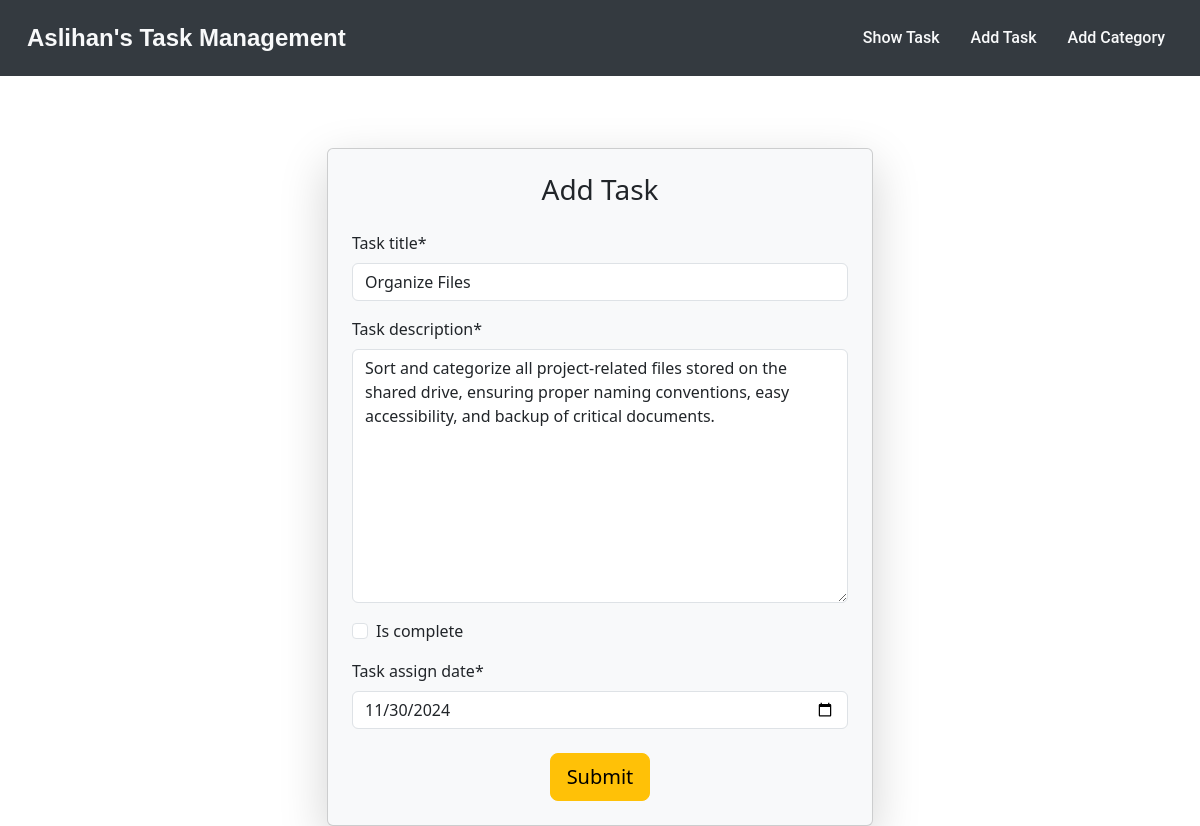
The page /task/edit/12 on the database its author committed.
### task_app/models.py (models this page shows, shortened)
class Task(models.Model):
    task_title = models.CharField(max_length=20)
    task_description = models.TextField()
    is_complete = models.BooleanField(default=False)
    task_assign_date = models.DateField()

### task_app/views.py (the view)
# urls.py: path('edit/<int:id>', views.edit_task, name = 'edit_task'),
def edit_task(request, id):
    task = models.Task.objects.get(pk=id)
    task_form = TaskForm(instance=task)
    if request.method == 'POST':
        task_form = TaskForm(request.POST, instance=task)
        if task_form.is_valid():
            task_form.save()
            return redirect('home')
    return render(request,'task.html',{'form':task_form})

### task_app/forms.py
class TaskForm(forms.ModelForm):
    class Meta:
        model = Task
        fields = '__all__'
        widgets = {'task_assign_date': forms.DateInput(attrs={'type': 'date'})}

### task_app/templates/task.html (shortened to what this page needs)
{% extends "base.html" %}
{% block content %}
<div class="container mt-5">
    <div class="row justify-content-center">
      <div class="col-md-6">
        <div class="card shadow-lg bg-light p-4">
          <h3 class="card-title text-center mb-4">Add Task</h3>
          {% load crispy_forms_tags %}
          <form method="post">
            {{ form|crispy }}
            <div class="text-center mt-4">
              <button type="submit" class="btn btn-warning btn-lg">Submit</button>
            </div>
          </form>
        </div>
      </div>
    </div>
  </div>
{% endblock %}

### templates/base.html (style rules this page uses)
.card { height: 100%; }

### rows shown on the page
Task: task_title "Organize Files", task_description "Sort and categorize all project-related files stored on the shared drive, ensuring proper naming conventions, easy accessibility, and backup of critical documents.", task_assign_date "11/30/2024"
